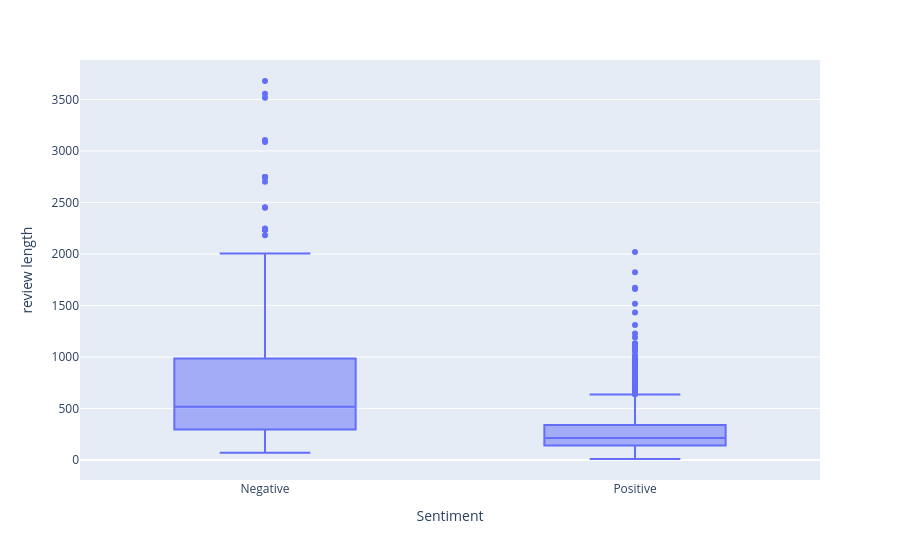

Source (notebook cell):
### Markdown cell above
### Review Metadata

### Code cell
df['review length'] = df['Review'].str.len()

fig = px.box(df,
             x='Sentiment',
             y='review length')

fig.show()

### Figure 1 — Plotly figure (JSON) as saved in the notebook; plotly's stock layout.template omitted (floating-point values rounded to 4 significant figures; data arrays with more than 128 entries replaced by an {"elided": "..."} marker saying what was removed)
{"data": [{"alignmentgroup": "True", "hovertemplate": "Sentiment=%{x}<br>review length=%{y}<extra></extra>", "legendgroup": "", "marker": {"color": "#636efa"}, "name": "", "notched": false, "offsetgroup": "", "orientation": "v", "showlegend": false, "type": "box", "x": {"elided": "1502 str values"}, "x0": " ", "xaxis": "x", "y": {"elided": "1502 int values"}, "y0": " ", "yaxis": "y"}], "layout": {"autosize": true, "boxmode": "group", "legend": {"tracegroupgap": 0}, "margin": {"t": 60}, "xaxis": {"anchor": "y", "autorange": true, "domain": [0, 1], "range": [-0.5, 1.5], "title": {"text": "Sentiment"}, "type": "category"}, "yaxis": {"anchor": "x", "autorange": true, "domain": [0, 1], "range": [-193.8, 3883.0], "title": {"text": "review length"}, "type": "linear"}}}
